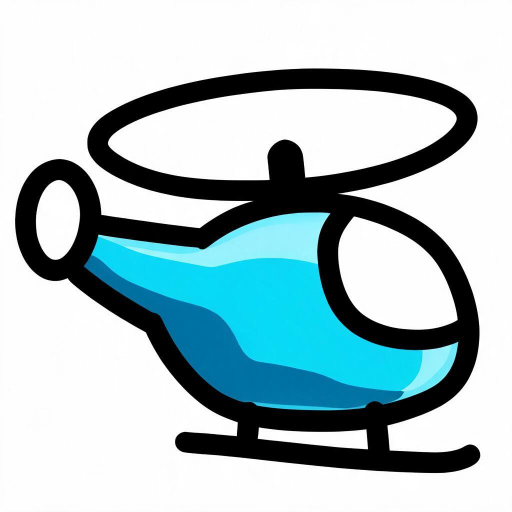
#> input picture assets/aiart_src/1760708558.png, 1024 x 1024 px (shown at 1/2 size)
$ python to_brotato_icon.py ../assets/aiart_src/1760708558.png out.png
#> lines starting #> are read from the running program, lines starting #| are printed output that depends on the picture
#> in main, img is the input picture: PIL image 1024x1024 RGB; mean R, G, B 169.9, 192.6, 197.2
# -*- coding: utf-8 -*-
"""
把 Seedream 生成的图（白底）裁成土豆兄弟风格的 96x96 带透明通道图标。

用法:
    python to_brotato_icon.py <输入图> <输出png> [--size 96] [--margin 2] [--tol 32] [--keep-raw]

处理:
    1. 从四边泛洪，把接近白色的背景抠成透明（tol 越大抠得越狠）
    2. 去掉半透明边缘的白边（避免白色描边残留）
    3. 按内容裁剪，等比放进 size x size 画布，四周留 margin 像素
    4. LANCZOS 缩放，保存为 RGBA PNG
"""
import argparse, os, sys
from collections import deque
from PIL import Image


def flood_alpha(img: Image.Image, tol: int, soft: int = 24) -> Image.Image:
    """四边泛洪去掉接近白的背景。soft: 边缘羽化过渡带宽度（0 表示硬边）。"""
#> called with tol = 26, soft = 24
    im = img.convert("RGBA")
    w, h = im.size
#> w = 1024; h = 1024
    px = im.load()

    def is_bg(p):
        if p[3] == 0:          # 本来就是透明的像素也算背景，否则会把内部白块隔在外面
            return True
        r, g, b = p[0], p[1], p[2]
        return r >= 255 - tol and g >= 255 - tol and b >= 255 - tol

    seen = bytearray(w * h)
    q = deque()
    for x in range(w):
        for y in (0, h - 1):
            q.append((x, y))
    for y in range(h):
        for x in (0, w - 1):
            q.append((x, y))

    while q:
        x, y = q.popleft()
        if x < 0 or y < 0 or x >= w or y >= h:
            continue
        i = y * w + x
        if seen[i]:
            continue
        if not is_bg(px[x, y]):
            continue
        seen[i] = 1
        q.append((x + 1, y))
        q.append((x - 1, y))
        q.append((x, y + 1))
        q.append((x, y - 1))

    out = im.copy()
    op = out.load()
    for y in range(h):
        for x in range(w):
            if seen[y * w + x]:
                op[x, y] = (px[x, y][0], px[x, y][1], px[x, y][2], 0)
    return out


def dewhite_edge(img: Image.Image, tol: int) -> Image.Image:
    """把仍然偏白但贴着透明区的像素也刷透明，去掉抠图残留的白描边。"""
#> called with tol = 26
    im = img.convert("RGBA")
    w, h = im.size
#> w = 1024; h = 1024
    px = im.load()
    for y in range(h):
        for x in range(w):
            r, g, b, a = px[x, y]
            if a == 0:
                continue
            near_transparent = False
            for dx, dy in ((1, 0), (-1, 0), (0, 1), (0, -1)):
                nx, ny = x + dx, y + dy
                if 0 <= nx < w and 0 <= ny < h and px[nx, ny][3] == 0:
                    near_transparent = True
                    break
            if near_transparent and r >= 255 - tol and g >= 255 - tol and b >= 255 - tol:
                px[x, y] = (r, g, b, 0)
    return im


def fit_icon(img: Image.Image, size: int, margin: int) -> Image.Image:
#> called with size = 96, margin = 2
    im = img.convert("RGBA")
    bbox = im.split()[3].getbbox()
#> bbox = (30, 137, 961, 947)
    if bbox:
        im = im.crop(bbox)
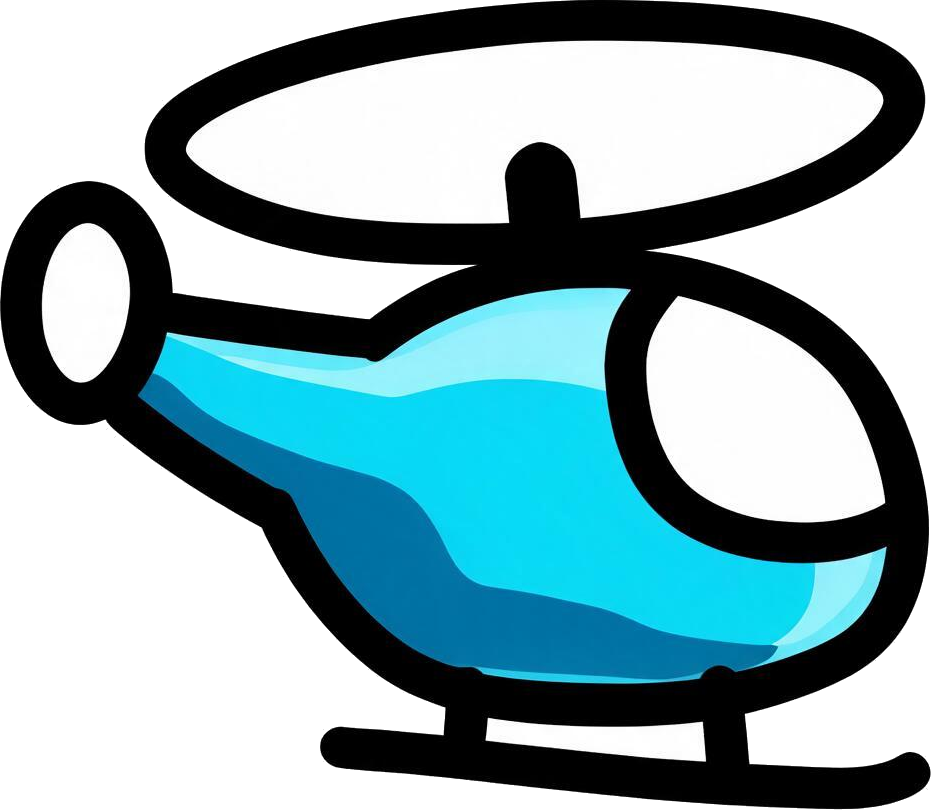
#> im: PIL image 931x810 RGBA; mean R, G, B, A 137.1, 168.7, 175, 173.6; transparent parts drawn white
    inner = max(1, size - margin * 2)
    w, h = im.size
#> w = 931; h = 810
    scale = min(inner / float(w), inner / float(h))
#> scale = 0.0988
    nw, nh = max(1, int(round(w * scale))), max(1, int(round(h * scale)))
#> nw = 92; nh = 80
    im = im.resize((nw, nh), Image.LANCZOS)
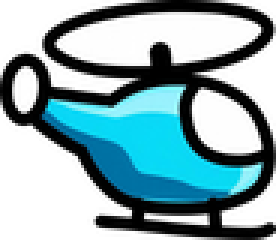
#> im: PIL image 92x80 RGBA (shown 3 times larger); mean R, G, B, A 59.2, 91, 97.3, 173.6; transparent parts drawn white
    canvas = Image.new("RGBA", (size, size), (0, 0, 0, 0))
#> canvas: PIL image 96x96 RGBA; every value is 0
    canvas.paste(im, ((size - nw) // 2, (size - nh) // 2), im)
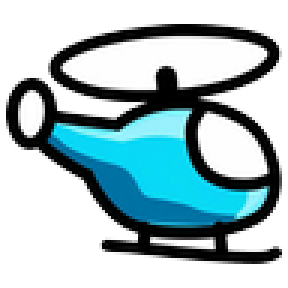
#> canvas: PIL image 96x96 RGBA (shown 3 times larger); mean R, G, B, A 45, 70.3, 75.3, 136.3; transparent parts drawn white
    return canvas


def main():
    ap = argparse.ArgumentParser()
    ap.add_argument("src")
    ap.add_argument("dst")
    ap.add_argument("--size", type=int, default=96)
    ap.add_argument("--margin", type=int, default=2)
    ap.add_argument("--tol", type=int, default=26)
    ap.add_argument("--keep-raw", action="store_true", help="额外输出 *_nocut.png（只缩放不抠图）")
    a = ap.parse_args()

    img = Image.open(a.src)
    cut = dewhite_edge(flood_alpha(img, a.tol), a.tol)
    icon = fit_icon(cut, a.size, a.margin)
    os.makedirs(os.path.dirname(os.path.abspath(a.dst)), exist_ok=True)
    icon.save(a.dst)
    print("输出:", a.dst, icon.size, "%d bytes" % os.path.getsize(a.dst))
#| 输出: out.png (96, 96) 10399 bytes
    if a.keep_raw:
        raw = fit_icon(img, a.size, a.margin)
        p = a.dst.replace(".png", "_nocut.png")
        raw.save(p)
        print("输出:", p, raw.size)
    return 0


if __name__ == "__main__":
    sys.exit(main())
#> (the program exits here)

$ run again, on assets/aiart_src/1760712568.png
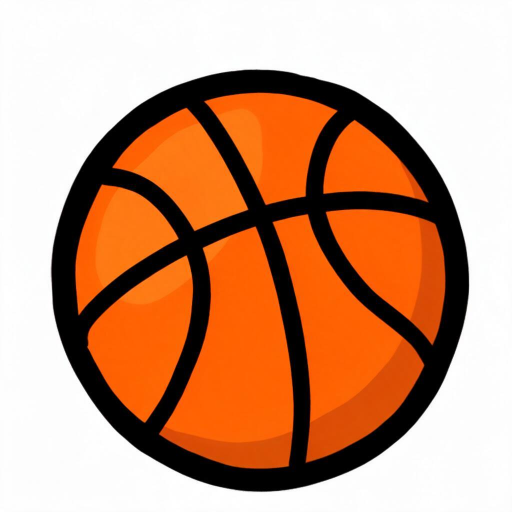
#> input picture assets/aiart_src/1760712568.png, 1024 x 1024 px (shown at 1/2 size)
#> in main, img is the input picture: PIL image 1024x1024 RGB; mean R, G, B 201.4, 152.2, 122.5
#> bbox = (101, 138, 939, 984)
#> in fit_icon, `im = im.resize((nw, nh), Image.LANCZOS)`:
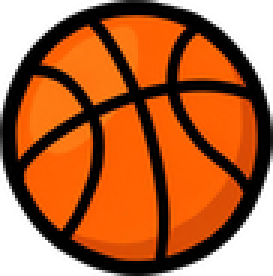
#> im: PIL image 91x92 RGBA (shown 3 times larger); mean R, G, B, A 125.6, 53, 8.7, 199.9; transparent parts drawn white
#> in fit_icon, `canvas.paste(im, ((size - nw) // 2, (size - nh) // 2), im)`:
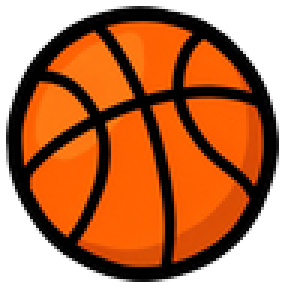
#> canvas: PIL image 96x96 RGBA (shown 3 times larger); mean R, G, B, A 110.9, 44.9, 4.8, 180.2; transparent parts drawn white
#| 输出: out.png (96, 96) 13939 bytes
